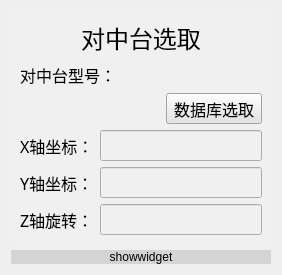
           <widget class="QWidget" name="page_3">
            <layout class="QVBoxLayout" name="verticalLayout_9">
             <item>
              <widget class="QWidget" name="widget_7" native="true">
               <property name="styleSheet">
                <string notr="true">background-color: rgb(240, 240, 240);</string>
               </property>
               <layout class="QVBoxLayout" name="verticalLayout_8">
                <item>
                 <layout class="QHBoxLayout" name="horizontalLayout_15">
                  <item>
                   <widget class="QLabel" name="labTitle_3">
                    <property name="sizePolicy">
                     <sizepolicy hsizetype="Minimum" vsizetype="Fixed">
                      <horstretch>0</horstretch>
                      <verstretch>0</verstretch>
                     </sizepolicy>
                    </property>
                    <property name="font">
                     <font>
                      <family>楷体</family>
                      <pointsize>18</pointsize>
                     </font>
                    </property>
                    <property name="text">
                     <string>对中台选取</string>
                    </property>
                    <property name="alignment">
                     <set>Qt::AlignCenter</set>
                    </property>
                   </widget>
                  </item>
                 </layout>
                </item>
                <item>
                 <layout class="QHBoxLayout" name="horizontalLayout_16">
                  <item>
                   <widget class="QLabel" name="labType_3">
                    <property name="font">
                     <font>
                      <family>楷体</family>
                      <pointsize>12</pointsize>
                     </font>
                    </property>
                    <property name="text">
                     <string>对中台型号：</string>
                    </property>
                   </widget>
                  </item>
                  <item>
                   <widget class="QLineEdit" name="lineName_3">
                    <property name="font">
                     <font>
                      <family>楷体</family>
                      <pointsize>12</pointsize>
                     </font>
                    </property>
                    <property name="styleSheet">
                     <string notr="true">background:transparent;border-width:0;border-style:outset</string>
                    </property>
                    <property name="readOnly">
                     <bool>true</bool>
                    </property>
                   </widget>
                  </item>
                 </layout>
                </item>
                <item>
                 <layout class="QHBoxLayout" name="horizontalLayout_17" stretch="1,0">
                  <item>
                   <spacer name="horizontalSpacer_3">
                    <property name="orientation">
                     <enum>Qt::Horizontal</enum>
                    </property>
                    <property name="sizeHint" stdset="0">
                     <size>
                      <width>40</width>
                      <height>20</height>
                     </size>
                    </property>
                   </spacer>
                  </item>
                  <item>
                   <widget class="QToolButton" name="btnCenterSelect">
                    <property name="sizePolicy">
                     <sizepolicy hsizetype="Minimum" vsizetype="Fixed">
                      <horstretch>0</horstretch>
                      <verstretch>0</verstretch>
                     </sizepolicy>
                    </property>
                    <property name="font">
                     <font>
                      <family>楷体</family>
                      <pointsize>12</pointsize>
                     </font>
                    </property>
                    <property name="styleSheet">
                     <string notr="true">background-color: rgb(227, 227, 227);
</string>
                    </property>
                    <property name="text">
                     <string>数据库选取</string>
                    </property>
                    <property name="icon">
                     <iconset resource="../resource.qrc">
                      <normaloff>:/img/datashow.ico</normaloff>:/img/datashow.ico</iconset>
                    </property>
                    <property name="iconSize">
                     <size>
                      <width>30</width>
                      <height>30</height>
                     </size>
                    </property>
                    <property name="toolButtonStyle">
                     <enum>Qt::ToolButtonTextBesideIcon</enum>
                    </property>
                   </widget>
                  </item>
                 </layout>
                </item>
                <item>
                 <layout class="QHBoxLayout" name="horizontalLayout_18">
                  <item>
                   <widget class="QLabel" name="labXpos_3">
                    <property name="font">
                     <font>
                      <family>楷体</family>
                      <pointsize>12</pointsize>
                     </font>
                    </property>
                    <property name="text">
                     <string>X轴坐标：</string>
                    </property>
                   </widget>
                  </item>
                  <item>
                   <widget class="QLineEdit" name="lineXpos_3">
                    <property name="font">
                     <font>
                      <family>楷体</family>
                      <pointsize>12</pointsize>
                     </font>
                    </property>
                   </widget>
                  </item>
                 </layout>
                </item>
                <item>
                 <layout class="QHBoxLayout" name="horizontalLayout_19">
                  <item>
                   <widget class="QLabel" name="labYpos_3">
                    <property name="font">
                     <font>
                      <family>楷体</family>
                      <pointsize>12</pointsize>
                     </font>
                    </property>
                    <property name="text">
                     <string>Y轴坐标：</string>
                    </property>
                   </widget>
                  </item>
                  <item>
                   <widget class="QLineEdit" name="lineYpos_3">
                    <property name="font">
                     <font>
                      <family>楷体</family>
                      <pointsize>12</pointsize>
                     </font>
                    </property>
                   </widget>
                  </item>
                 </layout>
                </item>
                <item>
                 <layout class="QHBoxLayout" name="horizontalLayout_20">
                  <item>
                   <widget class="QLabel" name="labZangle_3">
                    <property name="font">
                     <font>
                      <family>楷体</family>
                      <pointsize>12</pointsize>
                     </font>
                    </property>
                    <property name="text">
                     <string>Z轴旋转：</string>
                    </property>
                   </widget>
                  </item>
                  <item>
                   <widget class="QLineEdit" name="lineZangle_3">
                    <property name="font">
                     <font>
                      <family>楷体</family>
                      <pointsize>12</pointsize>
                     </font>
                    </property>
                   </widget>
                  </item>
                 </layout>
                </item>
               </layout>
              </widget>
             </item>
             <item>
              <widget class="QLabel" name="labShow_3">
               <property name="layoutDirection">
                <enum>Qt::LeftToRight</enum>
               </property>
               <property name="styleSheet">
                <string notr="true">background-color: rgb(212, 212, 212);</string>
               </property>
               <property name="text">
                <string>showwidget</string>
               </property>
               <property name="alignment">
                <set>Qt::AlignCenter</set>
               </property>
              </widget>
             </item>
            </layout>
           </widget>
